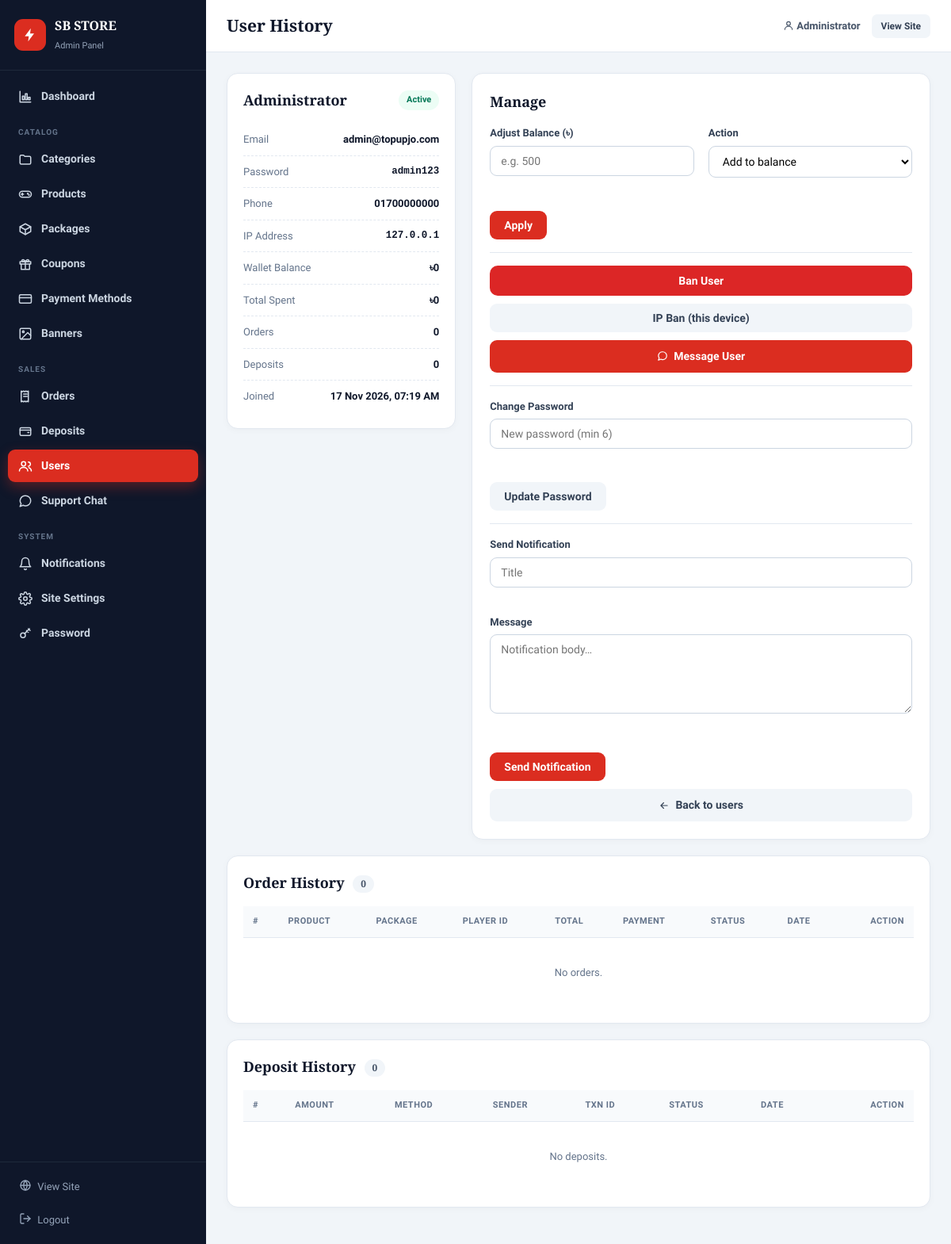
/admin/users/1 (signed in), run on the app's committed database.
### models.py (models this page shows, shortened)
class SiteSetting(db.Model):
    __tablename__ = "site_settings"
    id = db.Column(db.Integer, primary_key=True)
    key = db.Column(db.String(80), unique=True, nullable=False)
    value = db.Column(db.Text, default="")
    @staticmethod
    def get(key, default=""):
        row = SiteSetting.query.filter_by(key=key).first()
        return row.value if row else default
    @staticmethod
    def all_dict():
        return {r.key: r.value for r in SiteSetting.query.all()}

class User(UserMixin, db.Model):
    __tablename__ = "users"
    id = db.Column(db.Integer, primary_key=True)
    name = db.Column(db.String(120), nullable=False)
    email = db.Column(db.String(160), unique=True, nullable=False, index=True)
    phone = db.Column(db.String(40), default="")
    password_hash = db.Column(db.String(255), nullable=False)
    balance = db.Column(db.Float, default=0.0)
    is_admin = db.Column(db.Boolean, default=False)
    is_blocked = db.Column(db.Boolean, default=False)
    avatar = db.Column(db.String(255), default="")
    ip_address = db.Column(db.String(64), default="")
    is_ip_banned = db.Column(db.Boolean, default=False)
    plain_password = db.Column(db.String(120), default="")
    last_seen = db.Column(db.DateTime, default=datetime.utcnow)
    created_at = db.Column(db.DateTime, default=datetime.utcnow)
    orders = db.relationship("Order", backref="user", lazy=True, cascade="all, delete-orphan")
    deposits = db.relationship("Deposit", backref="user", lazy=True, cascade="all, delete-orphan")
    @property
    def total_spent(self):
        return sum(o.total for o in self.orders if o.status == "completed")

### app.py (the view)
    @app.route("/admin/users/<int:uid>")
    @admin_required
    def admin_user_detail(uid):
        user = db.session.get(User, uid) or abort(404)
        orders = Order.query.filter_by(user_id=uid).order_by(Order.created_at.desc()).all()
        deposits = Deposit.query.filter_by(user_id=uid).order_by(Deposit.created_at.desc()).all()
        return render_template("admin/user_detail.html", user=user, orders=orders, deposits=deposits)

### app.py (called while the page is built)
def admin_required(f):
    @wraps(f)
    def decorated(*args, **kwargs):
        if not current_user.is_authenticated or not current_user.is_admin:
            flash("অ্যাডমিন লগইন প্রয়োজন।", "warning")
            return redirect(url_for("admin_login", next=request.path))
        return f(*args, **kwargs)
    return decorated

### templates/admin/user_detail.html (shortened to what this page needs)
{% extends "admin/base.html" %}
{% block heading %}User History{% endblock %}
{% block content %}
<div class="detail-grid">
  <div class="card">
    <div class="card-head"><h2>{{ user.name }}</h2>
      <span class="badge {{ 'badge-cancelled' if user.is_blocked else 'badge-completed' }}">{{ 'Blocked' if user.is_blocked else 'Active' }}</span>
    </div>
    <ul class="info-list">
      <li><span>Email</span><b>{{ user.email }}</b></li>
      <li><span>Password</span><b class="mono">{{ user.plain_password or '••••••' }}</b></li>
      <li><span>Phone</span><b>{{ user.phone or '—' }}</b></li>
      <li><span>IP Address</span><b class="mono">{{ user.ip_address or '—' }}</b></li>
      <li><span>Wallet Balance</span><b>{{ user.balance|taka }}</b></li>
      <li><span>Total Spent</span><b>{{ user.total_spent|taka }}</b></li>
      <li><span>Orders</span><b>{{ orders|length }}</b></li>
      <li><span>Deposits</span><b>{{ deposits|length }}</b></li>
      <li><span>Joined</span><b>{{ user.created_at|dt }}</b></li>
    </ul>
  </div>
  <div class="card form-card">
    <div class="card-head"><h2>Manage</h2></div>
    <form method="post" action="{{ url_for('admin_user_balance', uid=user.id) }}" class="form-grid">
      <label class="field">
        <span>Adjust Balance (৳)</span>
        <input type="number" step="0.01" name="amount" placeholder="e.g. 500">
      </label>
      <label class="field">
        <span>Action</span>
        <select name="action">
          <option value="add">Add to balance</option>
        </select>
      </label>
      <div class="form-actions field-full">
        <button class="btn btn-primary">Apply</button>
      </div>
    </form>
    <hr class="sep">
    <form method="post" action="{{ url_for('admin_user_toggle', uid=user.id) }}">
      <button class="btn {{ 'btn-green' if user.is_blocked else 'btn-danger' }} btn-block">
        {{ 'Unblock User' if user.is_blocked else 'Ban User' }}
      </button>
    </form>
    <form method="post" action="{{ url_for('admin_user_ip_ban', uid=user.id) }}" style="margin-top:10px">
      <button class="btn {{ 'btn-green' if user.is_ip_banned else 'btn-ghost' }} btn-block">
        {{ 'Remove IP Ban' if user.is_ip_banned else 'IP Ban (this device)' }}
      </button>
    </form>
    <a href="{{ url_for('admin_chat_thread', uid=user.id) }}" class="btn btn-primary btn-block" style="margin-top:10px"><span class="ico ico-chat"></span> Message User</a>
    <hr class="sep">
    <form method="post" action="{{ url_for('admin_user_password', uid=user.id) }}" class="form-grid">
      <label class="field field-full">
        <span>Change Password</span>
        <input type="text" name="password" placeholder="New password (min 6)">
      </label>
      <div class="form-actions field-full">
        <button class="btn btn-ghost">Update Password</button>
      </div>
    </form>
    <hr class="sep">
    <form method="post" action="{{ url_for('admin_user_notify', uid=user.id) }}" class="form-grid">
      <label class="field field-full">
        <span>Send Notification</span>
        <input type="text" name="title" placeholder="Title">
      </label>
      <label class="field field-full">
        <span>Message</span>
        <textarea name="body" rows="3" placeholder="Notification body…"></textarea>
      </label>
      <div class="form-actions field-full">
        <button class="btn btn-primary">Send Notification</button>
      </div>
    </form>
    <a href="{{ url_for('admin_users') }}" class="btn btn-ghost btn-block" style="margin-top:10px"><span class="ico ico-arrow-left"></span> Back to users</a>
  </div>
</div>
<div class="card">
  <div class="card-head"><h2>Order History <span class="count-pill">{{ orders|length }}</span></h2></div>
  <div class="table-wrap">
    <table class="admin-table">
      <thead><tr><th>#</th><th>Product</th><th>Package</th><th>Player ID</th><th>Total</th><th>Payment</th><th>Status</th><th>Date</th><th class="ta-right">Action</th></tr></thead>
      <tbody>
        {% for o in orders %}
        <tr>
          <td>#{{ o.id }}</td>
          <td>{{ o.product.name if o.product else '—' }}</td>
          <td class="muted">{{ o.package.name if o.package else '—' }}</td>
          <td class="muted">{{ o.player_id }}</td>
          <td>{{ o.total|taka }}</td>
          <td class="muted">{{ o.payment_method }}</td>
          <td><span class="badge badge-{{ o.status }}">{{ o.status_bn }}</span></td>
          <td class="muted">{{ o.created_at|dt('%d %b, %I:%M %p') }}</td>
          <td class="ta-right nowrap">
            {% if o.status == 'pending' %}
            <form method="post" action="{{ url_for('admin_order_confirm', oid=o.id) }}" class="inline-form"><button class="btn btn-green btn-sm">Confirm</button></form>
            <form method="post" action="{{ url_for('admin_order_cancel', oid=o.id) }}" class="inline-form" onsubmit="return confirm('Cancel this order?')"><button class="btn btn-danger btn-sm">Cancel</button></form>
            {% else %}—{% endif %}
          </td>
        </tr>
        {% else %}
        <tr><td colspan="9" class="empty">No orders.</td></tr>
        {% endfor %}
      </tbody>
    </table>
  </div>
</div>
<div class="card">
  <div class="card-head"><h2>Deposit History <span class="count-pill">{{ deposits|length }}</span></h2></div>
  <div class="table-wrap">
    <table class="admin-table">
      <thead><tr><th>#</th><th>Amount</th><th>Method</th><th>Sender</th><th>Txn ID</th><th>Status</th><th>Date</th><th class="ta-right">Action</th></tr></thead>
      <tbody>
        {% for d in deposits %}
        <tr>
          <td>#{{ d.id }}</td>
          <td>{{ d.amount|taka }}</td>
          <td class="muted">{{ d.method }}</td>
          <td class="muted">{{ d.sender_number }}</td>
          <td class="muted">{{ d.txn_id }}</td>
          <td><span class="badge badge-{{ d.status }}">{{ d.status_bn }}</span></td>
          <td class="muted">{{ d.created_at|dt('%d %b, %I:%M %p') }}</td>
          <td class="ta-right nowrap">
            {% if d.status == 'pending' %}
            <form method="post" action="{{ url_for('admin_deposit_confirm', did=d.id) }}" class="inline-form"><button class="btn btn-green btn-sm">Approve</button></form>
            <form method="post" action="{{ url_for('admin_deposit_cancel', did=d.id) }}" class="inline-form" onsubmit="return confirm('Reject this deposit?')"><button class="btn btn-danger btn-sm">Reject</button></form>
            {% else %}—{% endif %}
          </td>
        </tr>
        {% else %}
        <tr><td colspan="8" class="empty">No deposits.</td></tr>
        {% endfor %}
      </tbody>
    </table>
  </div>
</div>
{% endblock %}

### templates/admin/base.html (shortened to what this page needs)
<!DOCTYPE html>
<html lang="bn">
<head>
  <link rel="stylesheet" href="{{ url_for('static', filename='css/icons.css') }}">
  <link rel="stylesheet" href="{{ url_for('static', filename='css/admin.css') }}">
  <link rel="stylesheet" href="{{ url_for('static', filename='css/phase2.css') }}">
  <link rel="stylesheet" href="{{ url_for('static', filename='css/phase3.css') }}?v=3">
</head>
<body>
<div class="admin-shell">
  <aside class="admin-sidebar" id="sidebar">
    <div class="admin-brand">
      {% if settings.get('logo') %}<img src="{{ url_for('static', filename='uploads/' + settings.get('logo')) }}" alt="logo">{% else %}<span class="mark"><span class="ico ico-bolt"></span></span>{% endif %}
      <div><strong>{{ settings.get('site_name', 'Topupjo') }}</strong><small>Admin Panel</small></div>
    </div>
    <nav class="admin-nav">
      <a href="{{ url_for('admin_dashboard') }}" class="{{ 'active' if request.endpoint == 'admin_dashboard' }}"><span class="ico ico-chart"></span> Dashboard</a>
      <div class="nav-group">Catalog</div>
      <a href="{{ url_for('admin_categories') }}" class="{{ 'active' if 'category' in request.endpoint }}"><span class="ico ico-folder"></span> Categories</a>
      <a href="{{ url_for('admin_products') }}" class="{{ 'active' if 'product' in request.endpoint }}"><span class="ico ico-gamepad"></span> Products</a>
      <a href="{{ url_for('admin_packages') }}" class="{{ 'active' if 'package' in request.endpoint }}"><span class="ico ico-box"></span> Packages</a>
      <a href="{{ url_for('admin_coupons') }}" class="{{ 'active' if 'coupon' in request.endpoint }}"><span class="ico ico-gift"></span> Coupons</a>
      <a href="{{ url_for('admin_payments') }}" class="{{ 'active' if 'payment' in request.endpoint }}"><span class="ico ico-card"></span> Payment Methods</a>
      <a href="{{ url_for('admin_banners') }}" class="{{ 'active' if 'banner' in request.endpoint }}"><span class="ico ico-image"></span> Banners</a>
      <div class="nav-group">Sales</div>
      <a href="{{ url_for('admin_orders') }}" class="{{ 'active' if request.endpoint == 'admin_orders' }}"><span class="ico ico-receipt"></span> Orders</a>
      <a href="{{ url_for('admin_deposits') }}" class="{{ 'active' if request.endpoint == 'admin_deposits' }}"><span class="ico ico-wallet"></span> Deposits</a>
      <a href="{{ url_for('admin_users') }}" class="{{ 'active' if 'user' in request.endpoint }}"><span class="ico ico-users"></span> Users</a>
      <a href="{{ url_for('chat_home') }}" class="{{ 'active' if request.endpoint in ['chat_home','admin_chat_thread'] }}"><span class="ico ico-chat"></span> Support Chat</a>
      <div class="nav-group">System</div>
      <a href="{{ url_for('admin_notifications') }}" class="{{ 'active' if request.endpoint == 'admin_notifications' }}"><span class="ico ico-bell"></span> Notifications</a>
      <a href="{{ url_for('admin_settings') }}" class="{{ 'active' if request.endpoint == 'admin_settings' }}"><span class="ico ico-gear"></span> Site Settings</a>
      <a href="{{ url_for('admin_password') }}" class="{{ 'active' if request.endpoint == 'admin_password' }}"><span class="ico ico-key"></span> Password</a>
    </nav>
    <div class="sidebar-foot">
      <a href="{{ url_for('home') }}" target="_blank"><span class="ico ico-globe"></span> View Site</a>
      <a href="{{ url_for('admin_logout') }}"><span class="ico ico-logout"></span> Logout</a>
    </div>
  </aside>
  <div class="admin-main">
    <header class="admin-topbar">
      <h1>{% block heading %}Dashboard{% endblock %}</h1>
      <div class="topbar-right">
        <span class="admin-user"><span class="ico ico-user"></span> {{ current_user.name }}</span>
        <a href="{{ url_for('home') }}" target="_blank" class="btn btn-ghost btn-sm">View Site</a>
      </div>
    </header>
    <div class="admin-content">
      {% block content %}{% endblock %}
    </div>
  </div>
</div>
</body>
</html>

### static/css/phase2.css (style rules this page uses)
.mono { font-family: ui-monospace, SFMono-Regular, Menlo, monospace; font-size: 12.5px; }

### data on the page
SiteSetting: get "SB STORE"
User: name "Administrator", is_blocked "Active", email "admin@topupjo.com", plain_password "admin123", phone "01700000000", ip_address "127.0.0.1", balance|taka "৳0", created_at|dt "17 Nov 2026, 07:19 AM", is_blocked "Ban User", is_ip_banned "IP Ban (this device)"
SiteSetting: total_spent|taka "৳0"

### other printed values
{{ orders|length }} "0"
{{ deposits|length }} "0"
